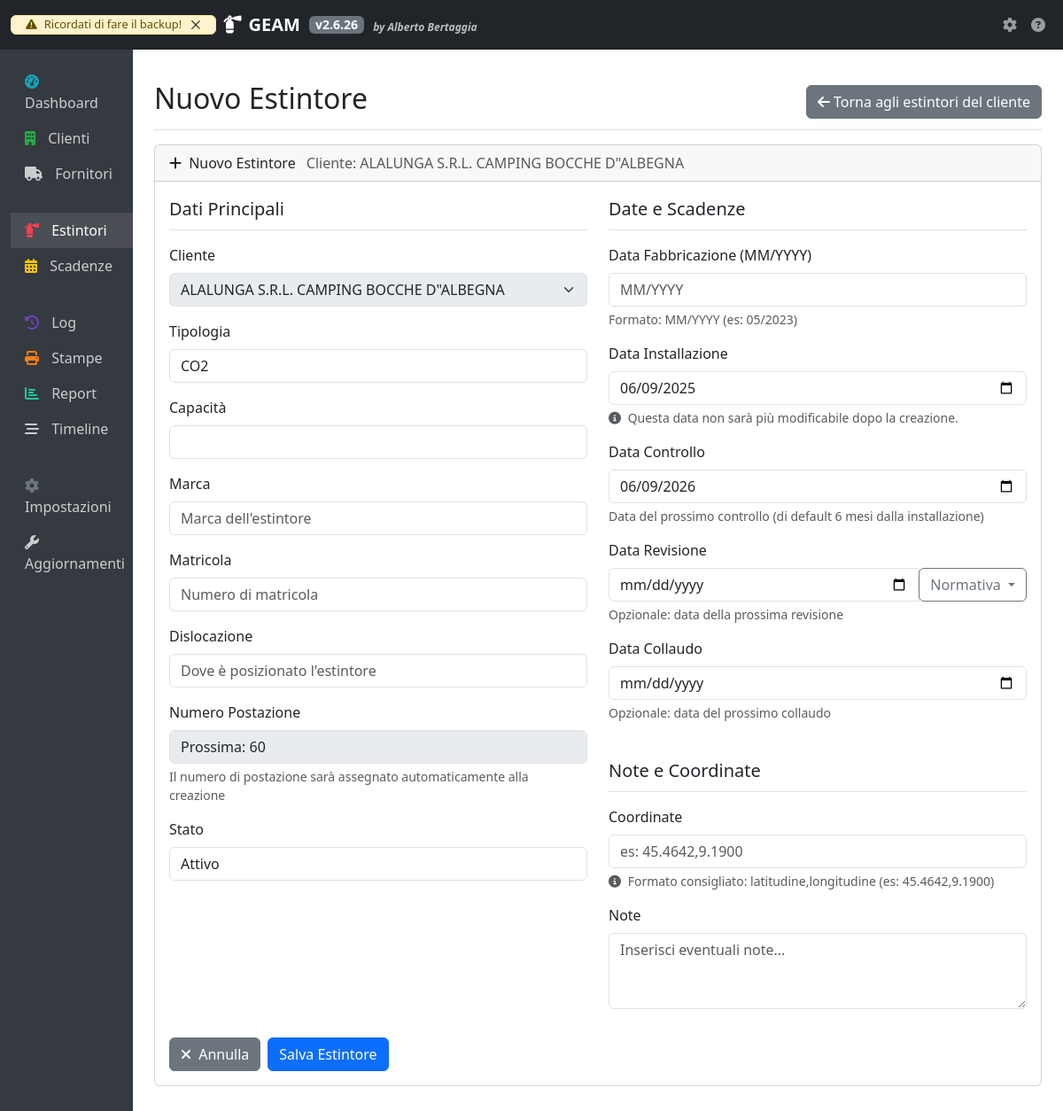
The page /estintori/nuovo?cliente_id=8 on the database as committed earlier.
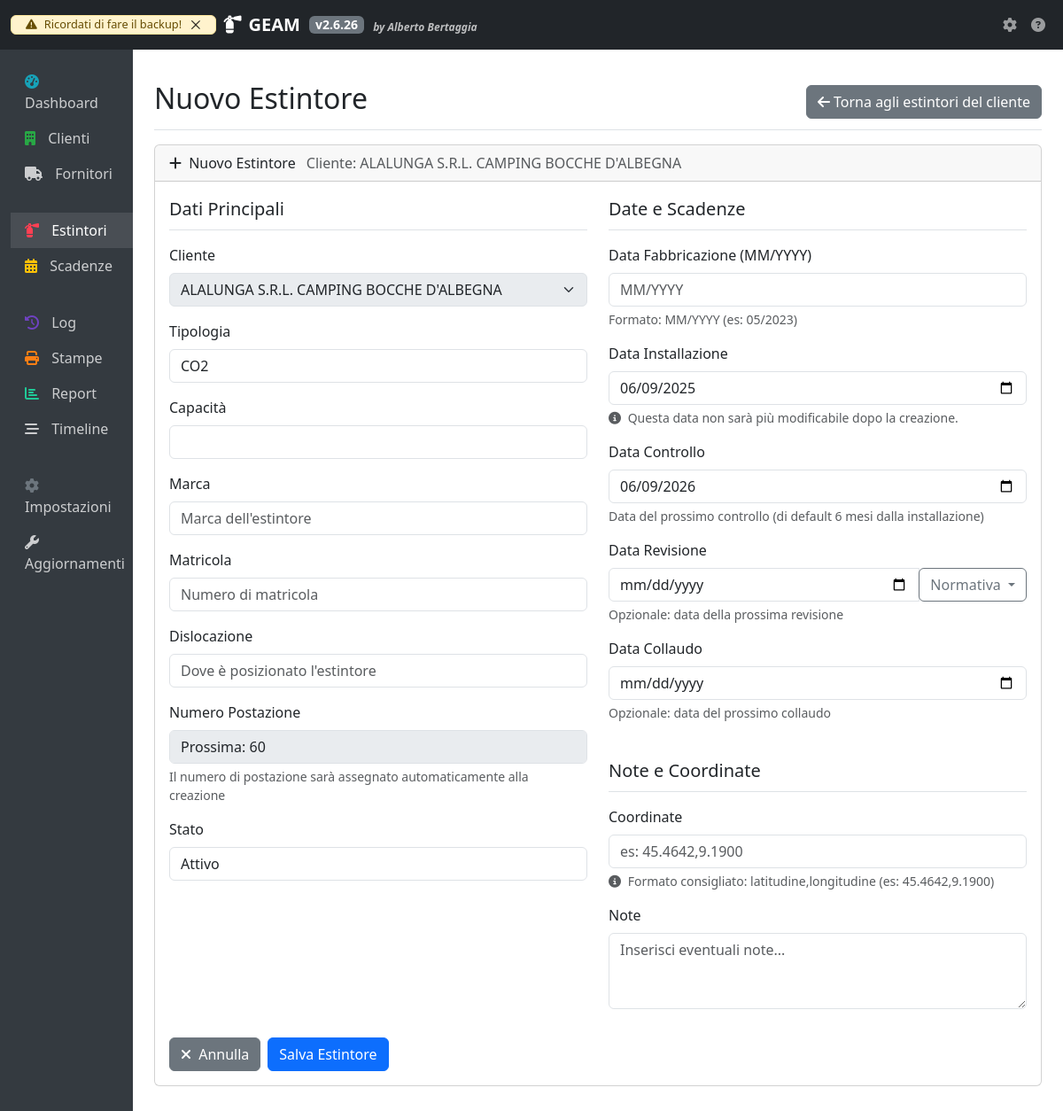
The same page on the database as committed later.
### app/models/cliente.py (models this page shows, shortened)
class Cliente(db.Model):
    __tablename__ = 'clienti'
    id = db.Column(db.Integer, primary_key=True)
    azienda = db.Column(db.String(100), unique=True, nullable=False, index=True)
    indirizzo = db.Column(db.String(150), nullable=False)
    cap = db.Column(db.String(5), nullable=False)
    provincia = db.Column(db.String(2), nullable=False)
    comune = db.Column(db.String(100), nullable=False)
    zona = db.Column(db.String(100), nullable=False)
    tipologia = db.Column(db.String(20), nullable=False)
    telefono = db.Column(db.String(20))
    cellulare = db.Column(db.String(15))
    email = db.Column(db.String(120))
    coordinate = db.Column(db.String(100))
    note = db.Column(db.Text)
    created_at = db.Column(db.DateTime, default=datetime.utcnow)
    updated_at = db.Column(db.DateTime, default=datetime.utcnow, onupdate=datetime.utcnow)
    estintori = db.relationship('Estintore', backref='cliente', lazy='dynamic', cascade='all, delete-orphan')

### app/views/estintori.py (the view, shortened to what this page needs)
@estintori_bp.route('/nuovo', methods=['GET', 'POST'])
def nuovo():
    form = EstintoreForm()
    cliente_id = request.args.get('cliente_id', None, type=int)
    cliente = None
    next_postazione = None  # Aggiungiamo la variabile per la prossima postazione
    duplica_da_id = request.args.get('duplica_da', None, type=int)
    suffisso_nuovo = request.args.get('suffisso', None)
    if cliente_id:
        cliente = Cliente.query.get_or_404(cliente_id)
        form.cliente_id.data = cliente_id
        next_postazione = Estintore.get_next_postazione(cliente_id)
    if form.tipologia.data:
        capacita_opzioni = Estintore.CAPACITA_PER_TIPOLOGIA.get(form.tipologia.data, [])
        form.capacita.choices = [(cap, cap) for cap in capacita_opzioni]
    else:
        form.capacita.choices = []
    if not form.data_installazione.data:
        form.data_installazione.data = datetime.now().date()
    if not form.data_controllo.data:
        from datetime import timedelta as td
        cliente_per_calcolo = Cliente.query.get(form.cliente_id.data)
        if cliente_per_calcolo and cliente_per_calcolo.tipologia == "Stagionale":
            form.data_controllo.data = form.data_installazione.data + td(days=365)  # circa 12 mesi
        else:
            form.data_controllo.data = form.data_installazione.data + td(days=182)  # circa 6 mesi
    return render_template('estintori/form.html',
                          form=form,
                          title='Nuovo Estintore' if not duplica_da_id else 'Duplica Estintore',
                          cliente_id=cliente_id,
                          cliente=cliente,
                          next_postazione=next_postazione)

### app/models/estintore.py (called while the page is built)
    @staticmethod
    def get_next_postazione(cliente_id):
        postazioni_usate = db.session.query(Estintore.postazione)\
                          .filter(Estintore.cliente_id == cliente_id)\
                          .order_by(Estintore.postazione).all()
        postazioni_usate = [p[0] for p in postazioni_usate]
        if not postazioni_usate:
            return 1
        for i in range(1, len(postazioni_usate)):
            if postazioni_usate[i] - postazioni_usate[i-1] > 1:
                return postazioni_usate[i-1] + 1
        return postazioni_usate[-1] + 1

### app/version.py (called while the page is built, shortened)
def get_config_path():
    instance_path = current_app.instance_path
    return os.path.join(instance_path, CONFIG_FILE)

def load_config():
    config_path = get_config_path()
    try:
        with open(config_path, 'r') as f:
            return json.load(f)
    except Exception as e:
        current_app.logger.error(f"Errore nel caricamento della configurazione: {str(e)}")
        return {
            "version": {
                "major": 1,
                "minor": 0,
                "patch": 0
            },
            "last_update": datetime.datetime.now().strftime('%Y-%m-%d %H:%M:%S')
        }

### app/templates/estintori/form.html (shortened to what the changed rows need)
{% extends "base.html" %}
{% block page_title %}{{ title }}{% endblock %}
{% block content %}
<div class="card mb-4">
  <div class="card-header">
    <i class="fas fa-{% if estintore %}edit{% else %}plus{% endif %} me-1"></i>
    {{ title }}
    {% if cliente %}
    <span class="ms-2 text-muted">Cliente: {{ cliente.azienda }}</span>
    {% endif %}
  </div>
  <div class="card-body">
    <form method="POST" class="needs-validation" novalidate data-tipo-cliente="{{ cliente.tipologia if cliente else '' }}">
      <div class="row mb-3">
        <div class="col-md-6">
          <fieldset>
            <div class="mb-3">
              <label for="cliente_select" class="form-label">Cliente</label>
              <select id="cliente_select" class="form-select" {% if form.cliente_id.data %}disabled{% endif %}>
                {% if form.cliente_id.data and cliente %}
                  <option value="{{ form.cliente_id.data }}">{{ cliente.azienda }}</option>
                {% else %}
                  <option value="">-- Seleziona un cliente --</option>
                {% endif %}
              </select>
            </div>
          </fieldset>
        </div>
      </div>
    </form>
  </div>
</div>
{% endblock %}

Rows that differ between the two databases and show on the page:
changed Cliente: azienda "ALALUNGA S.R.L. CAMPING BOCCHE D\"ALBEGNA" → "ALALUNGA S.R.L. CAMPING BOCCHE D'ALBEGNA"
